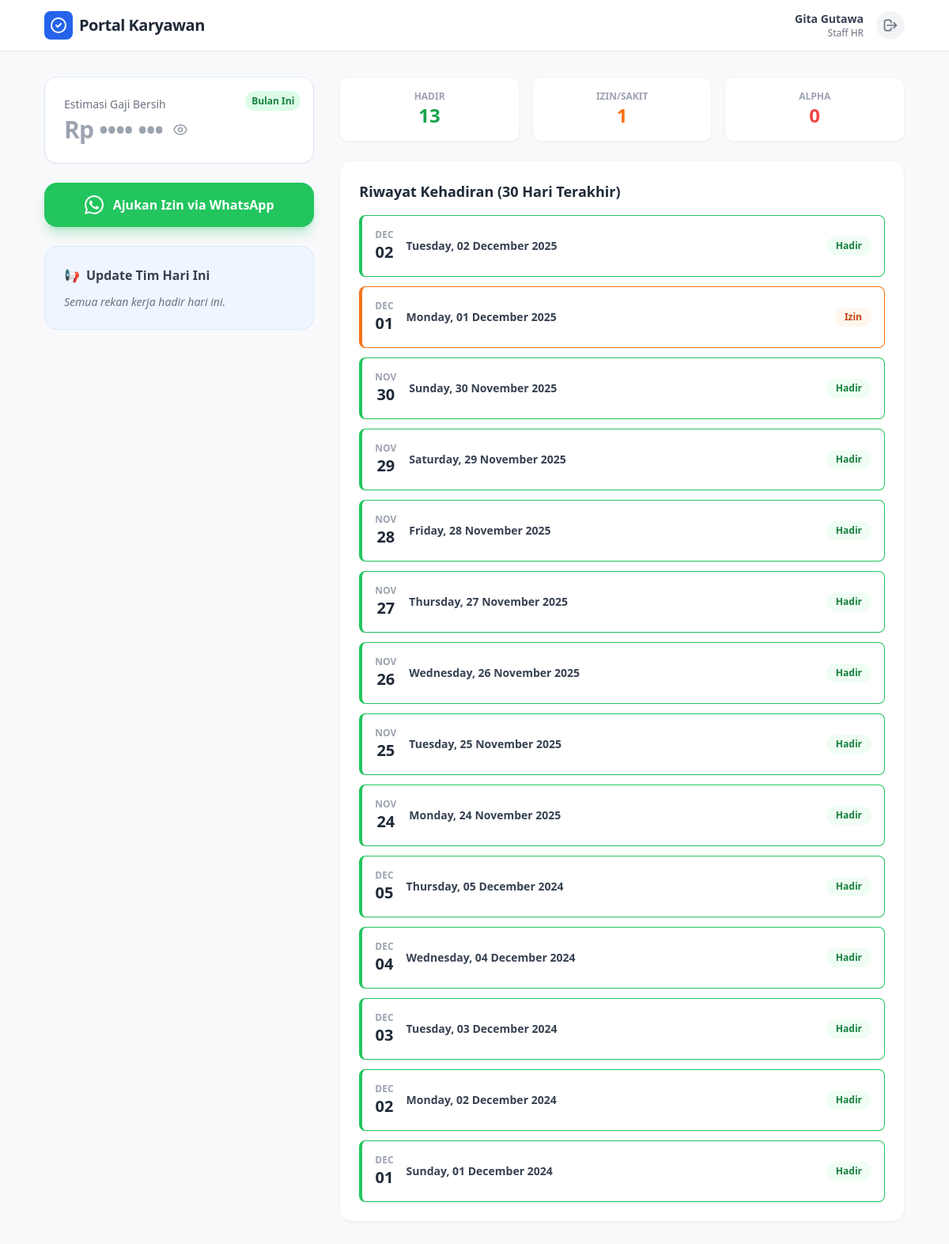
Page /public/employee (signed in) on the committed database.
### tables this page shows
CREATE TABLE `users` (
  `id` int(11) NOT NULL,
  `username` varchar(50) NOT NULL,
  `password` varchar(255) NOT NULL,
  `nama` varchar(100) NOT NULL,
  `alamat` text DEFAULT NULL,
  `role` enum('admin','karyawan') DEFAULT 'karyawan',
  `jabatan` varchar(50) DEFAULT 'Staff',
  `gaji_pokok` decimal(15,2) DEFAULT 0.00,
  `jenis_kelamin` enum('L','P') DEFAULT 'L',
  `created_at` timestamp NOT NULL DEFAULT current_timestamp()
);

CREATE TABLE `attendance` (
  `id` int(11) NOT NULL,
  `user_id` int(11) DEFAULT NULL,
  `tanggal` date DEFAULT NULL,
  `status` enum('Hadir','Izin','Alpha','Sakit') DEFAULT 'Alpha',
  `keterangan` text DEFAULT NULL,
  `bukti_izin` varchar(255) DEFAULT NULL
);

### app/controllers/EmployeeController.php (called while the page is built, shortened)
<?php
class EmployeeController extends Controller {
    public function index() {
        $userId = $_SESSION['user_id'];
        $data['title'] = 'Dashboard Saya';
        $data['user'] = $this->model('UserModel')->getUserById($userId);
        $data['history'] = $this->model('AttendanceModel')->getAttendanceByUser($userId);
        $data['salary'] = $this->model('AttendanceModel')->getSalaryReport($userId, $data['user']['gaji_pokok']);
        $data['team_updates'] = $this->model('AttendanceModel')->getTodayUpdates();
        $this->view('employee/dashboard', $data);
    }
}

### app/core/App.php (called while the page is built, shortened)
<?php
class App {
    protected $method = 'index';
    public function __construct() {
        $url = $this->parseURL();
        if(isset($url[0]) && file_exists('../app/controllers/'.ucfirst($url[0]).'Controller.php')) {
            unset($url[0]);
        }
        $this->controller = new $this->controller;
        $this->params = $url ? array_values($url) : [];
        call_user_func_array([$this->controller, $this->method], $this->params);
    }
    public function parseURL() {
        if(isset($_GET['url'])) {
            return explode('/', filter_var(rtrim($_GET['url'], '/'), FILTER_SANITIZE_URL));
        }
    }
}

### public/index.php (called while the page is built, shortened)
<?php
require_once '../app/core/Database.php';
require_once '../app/core/App.php';
require_once '../app/core/Controller.php';
$app = new App;

### app/core/Database.php (called while the page is built, shortened)
<?php
class Database {
    private $host = DB_HOST;
    private $user = DB_USER;
    private $pass = DB_PASS;
    private $db_name = DB_NAME;
    private $dbh;
    private $stmt;
    public function __construct() {
        $dsn = 'mysql:host=' . $this->host . ';dbname=' . $this->db_name;
        $option = [
            PDO::ATTR_PERSISTENT => true,
            PDO::ATTR_ERRMODE => PDO::ERRMODE_EXCEPTION
        ];
        try {
            $this->dbh = new PDO($dsn, $this->user, $this->pass, $option);
        } catch (PDOException $e) {
            die($e->getMessage());
        }
    }
    public function query($query) {
        $this->stmt = $this->dbh->prepare($query);
    }
    public function bind($param, $value, $type = null) {
        if (is_null($type)) {
            switch (true) {
                case is_int($value):
                    $type = PDO::PARAM_INT;
                    break;
                default:
                    $type = PDO::PARAM_STR;
            }
        }
        $this->stmt->bindValue($param, $value, $type);
    }
    public function execute() {
        return $this->stmt->execute();
    }
    public function resultSet() {
        $this->execute();
        return $this->stmt->fetchAll(PDO::FETCH_ASSOC);
    }
    public function single() {
        $this->execute();
        return $this->stmt->fetch(PDO::FETCH_ASSOC);
    }
}

### app/models/UserModel.php (called while the page is built, shortened)
<?php
class UserModel {
    private $db;
    public function __construct() {
        $this->db = new Database;
    }
    public function getUserById($id) {
        $this->db->query("SELECT * FROM users WHERE id = :id");
        $this->db->bind('id', $id);
        return $this->db->single();
    }
}

### app/models/AttendanceModel.php (called while the page is built, shortened)
<?php
class AttendanceModel {
    private $db;
    public function __construct() {
        $this->db = new Database;
    }
    public function getAttendanceByUser($user_id, $limit = 30) {
        $this->db->query("SELECT * FROM attendance WHERE user_id = :id ORDER BY tanggal DESC LIMIT :limit");
        $this->db->bind('id', $user_id);
        $this->db->bind('limit', $limit);
        return $this->db->resultSet();
    }
    public function getSalaryReport($user_id, $base_salary) {
        $this->db->query("SELECT COUNT(*) as total FROM attendance WHERE user_id = :id AND status = 'Alpha'");
        $this->db->bind('id', $user_id);
        $res = $this->db->single();
        $alpha_count = $res['total'];
        $multiplier = floor($alpha_count / 3);
        $percent_cut = $multiplier * 0.05;
        $deduction = $base_salary * $percent_cut;
        $final_salary = $base_salary - $deduction;
        return [
            'base' => $base_salary,
            'alpha_count' => $alpha_count,
            'multiplier' => $multiplier,
            'deduction' => $deduction,
            'final' => $final_salary
        ];
    }
    public function getTodayUpdates() {
        $today = date('Y-m-d');
        $query = "SELECT u.nama, u.jabatan, a.status
                  FROM users u
                  JOIN attendance a ON u.id = a.user_id
                  WHERE a.tanggal = :today AND a.status != 'Hadir' AND u.role = 'karyawan'";
        $this->db->query($query);
        $this->db->bind('today', $today);
        return $this->db->resultSet();
    }
}

### app/views/employee/dashboard.php (the view, shortened to what this page needs)
<div x-data="employeeDashboard()" class="min-h-screen bg-gray-50/50 font-sans pb-12">
    <nav class="bg-white border-b border-gray-200 sticky top-0 z-30">
        <div class="max-w-6xl mx-auto px-4 sm:px-6 lg:px-8">
            <div class="flex justify-between h-16">
                <div class="flex items-center gap-2">
                    <div class="bg-blue-600 text-white p-1.5 rounded-lg">
                        <svg class="w-6 h-6" fill="none" stroke="currentColor" viewBox="0 0 24 24"><path stroke-linecap="round" stroke-linejoin="round" stroke-width="2" d="M9 12l2 2 4-4m6 2a9 9 0 11-18 0 9 9 0 0118 0z"></path></svg>
                    </div>
                    <span class="font-bold text-xl text-gray-800 tracking-tight">Portal Karyawan</span>
                </div>
                <div class="flex items-center gap-4">
                    <div class="hidden md:block text-right">
                        <p class="text-sm font-bold text-gray-700"><?= $data['user']['nama']; ?></p>
                        <p class="text-xs text-gray-500"><?= $data['user']['jabatan']; ?></p>
                    </div>
                    <a href="<?= BASEURL; ?>/auth/logout" class="text-gray-500 hover:text-red-600 transition bg-gray-100 hover:bg-red-50 p-2 rounded-full">
                        <svg class="w-5 h-5" fill="none" stroke="currentColor" viewBox="0 0 24 24"><path stroke-linecap="round" stroke-linejoin="round" stroke-width="2" d="M17 16l4-4m0 0l-4-4m4 4H7m6 4v1a3 3 0 01-3 3H6a3 3 0 01-3-3V7a3 3 0 013-3h4a3 3 0 013 3v1"></path></svg>
                    </a>
                </div>
            </div>
        </div>
    </nav>
    <main class="max-w-6xl mx-auto px-4 sm:px-6 lg:px-8 mt-8">
        <div class="grid grid-cols-1 lg:grid-cols-3 gap-8">
            <div class="space-y-6">
                <div class="bg-white rounded-2xl shadow-sm border border-blue-100 overflow-hidden relative">
                    <div class="absolute top-0 right-0 p-4">
                        <span class="bg-green-100 text-green-700 text-xs font-bold px-2 py-1 rounded-full">Bulan Ini</span>
                    </div>
                    <div class="p-6">
                        <p class="text-sm text-gray-500 font-medium mb-1">Estimasi Gaji Bersih</p>
                        <div class="flex items-center gap-3">
                            <h2 class="text-3xl font-bold text-gray-400 tracking-tight" x-show="!showSalary">
                                Rp •••• •••
                            </h2>
                            <button @click="showSalary = !showSalary" class="text-gray-400 hover:text-blue-600 transition">
                            </button>
                        </div>
                    </div>
                </div>
                <a href="https://wa.me/6282120114045?text=Halo%20Admin,%20saya%20<?= $data['user']['nama']; ?>%20izin%20tidak%20masuk%20kerja%20pada%20tanggal... karena..."
                   target="_blank"
                   class="flex items-center justify-center gap-3 w-full bg-green-500 hover:bg-green-600 text-white p-4 rounded-2xl shadow-lg shadow-green-500/30 transition transform hover:-translate-y-1">
                    <span class="font-bold">Ajukan Izin via WhatsApp</span>
                </a>
                <div class="bg-blue-50 rounded-2xl p-6 border border-blue-100">
                    <h3 class="font-bold text-gray-700 mb-3 flex items-center gap-2">
                        <span>📢</span> Update Tim Hari Ini
                    </h3>
                    <div class="space-y-3">
                        <?php if(empty($data['team_updates'])): ?>
                            <p class="text-sm text-gray-500 italic">Semua rekan kerja hadir hari ini.</p>
                        <?php endif; ?>
                    </div>
                </div>
            </div>
            <div class="lg:col-span-2 space-y-6">
                <?php
                    $total_h = 0; $total_i = 0; $total_a = 0;
                    foreach($data['history'] as $h) {
                        if($h['status'] == 'Hadir') $total_h++;
                        if($h['status'] == 'Izin' || $h['status'] == 'Sakit') $total_i++;
                    }
                ?>
                <div class="grid grid-cols-3 gap-4">
                    <div class="bg-white p-4 rounded-xl border border-gray-100 shadow-sm text-center">
                        <p class="text-xs text-gray-400 font-bold uppercase">Hadir</p>
                        <p class="text-2xl font-bold text-green-600"><?= $total_h; ?></p>
                    </div>
                    <div class="bg-white p-4 rounded-xl border border-gray-100 shadow-sm text-center">
                        <p class="text-xs text-gray-400 font-bold uppercase">Izin/Sakit</p>
                        <p class="text-2xl font-bold text-orange-500"><?= $total_i; ?></p>
                    </div>
                    <div class="bg-white p-4 rounded-xl border border-gray-100 shadow-sm text-center">
                        <p class="text-xs text-gray-400 font-bold uppercase">Alpha</p>
                        <p class="text-2xl font-bold text-red-500"><?= $total_a; ?></p>
                    </div>
                </div>
                <div class="bg-white rounded-2xl shadow-sm border border-gray-100 p-6">
                    <h3 class="text-lg font-bold text-gray-800 mb-4">Riwayat Kehadiran (30 Hari Terakhir)</h3>
                    <?php if(empty($data['history'])): ?>
                        <div class="text-center py-10">
                            <p class="text-gray-400">Belum ada data absensi.</p>
                        </div>
                    <?php else: ?>
                        <div class="space-y-3">
                            <?php foreach($data['history'] as $row):
                                $statusColor = "bg-gray-100 text-gray-600";
                                $borderLeft = "border-l-4 border-gray-300";
                                if($row['status'] == 'Hadir') { $statusColor = "bg-green-50 text-green-700"; $borderLeft = "border-l-4 border-green-500"; }
                                if($row['status'] == 'Izin') { $statusColor = "bg-orange-50 text-orange-700"; $borderLeft = "border-l-4 border-orange-500"; }
                            ?>
                            <div class="flex items-center justify-between p-4 bg-white rounded-lg border border-gray-100 shadow-sm hover:shadow-md transition <?= $borderLeft; ?>">
                                <div class="flex items-center gap-4">
                                    <div class="text-center">
                                        <p class="text-xs font-bold text-gray-400 uppercase"><?= date('M', strtotime($row['tanggal'])); ?></p>
                                        <p class="text-xl font-bold text-gray-800"><?= date('d', strtotime($row['tanggal'])); ?></p>
                                    </div>
                                    <div>
                                        <p class="text-sm font-semibold text-gray-700"><?= date('l, d F Y', strtotime($row['tanggal'])); ?></p>
                                    </div>
                                </div>
                                <span class="<?= $statusColor; ?> px-3 py-1 rounded-full text-xs font-bold">
                                    <?= $row['status']; ?>
                                </span>
                            </div>
                            <?php endforeach; ?>
                        </div>
                    <?php endif; ?>
                </div>
            </div>
        </div>
    </main>
</div>

### rows in the picture
users: nama "Gita Gutawa", jabatan "Staff HR"
attendance: tanggal "DEC", tanggal "02", tanggal "Tuesday, 02 December 2025", status "Hadir"
attendance: tanggal "DEC", tanggal "01", tanggal "Monday, 01 December 2025", status "Izin"
attendance: tanggal "NOV", tanggal "30", tanggal "Sunday, 30 November 2025", status "Hadir"
attendance: tanggal "NOV", tanggal "29", tanggal "Saturday, 29 November 2025", status "Hadir"
attendance: tanggal "NOV", tanggal "28", tanggal "Friday, 28 November 2025", status "Hadir"
attendance: tanggal "NOV", tanggal "27", tanggal "Thursday, 27 November 2025", status "Hadir"
attendance: tanggal "NOV", tanggal "26", tanggal "Wednesday, 26 November 2025", status "Hadir"
attendance: tanggal "NOV", tanggal "25", tanggal "Tuesday, 25 November 2025", status "Hadir"
attendance: tanggal "NOV", tanggal "24", tanggal "Monday, 24 November 2025", status "Hadir"
attendance: tanggal "DEC", tanggal "05", tanggal "Thursday, 05 December 2024", status "Hadir"
attendance: tanggal "DEC", tanggal "04", tanggal "Wednesday, 04 December 2024", status "Hadir"
attendance: tanggal "DEC", tanggal "03", tanggal "Tuesday, 03 December 2024", status "Hadir"
attendance: tanggal "DEC", tanggal "02", tanggal "Monday, 02 December 2024", status "Hadir"
attendance: tanggal "DEC", tanggal "01", tanggal "Sunday, 01 December 2024", status "Hadir"

### other values in the picture
$total_h "13"
$total_i "1"
$total_a "0"
